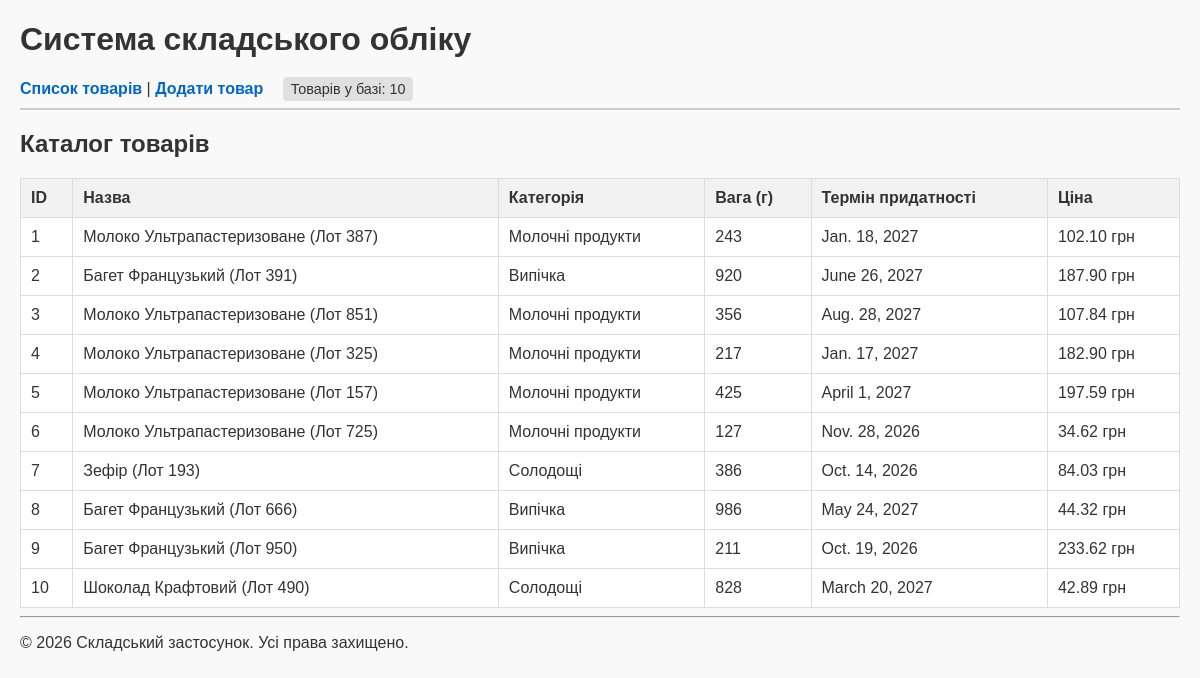
/products/, run on an earlier commit of the app's database.
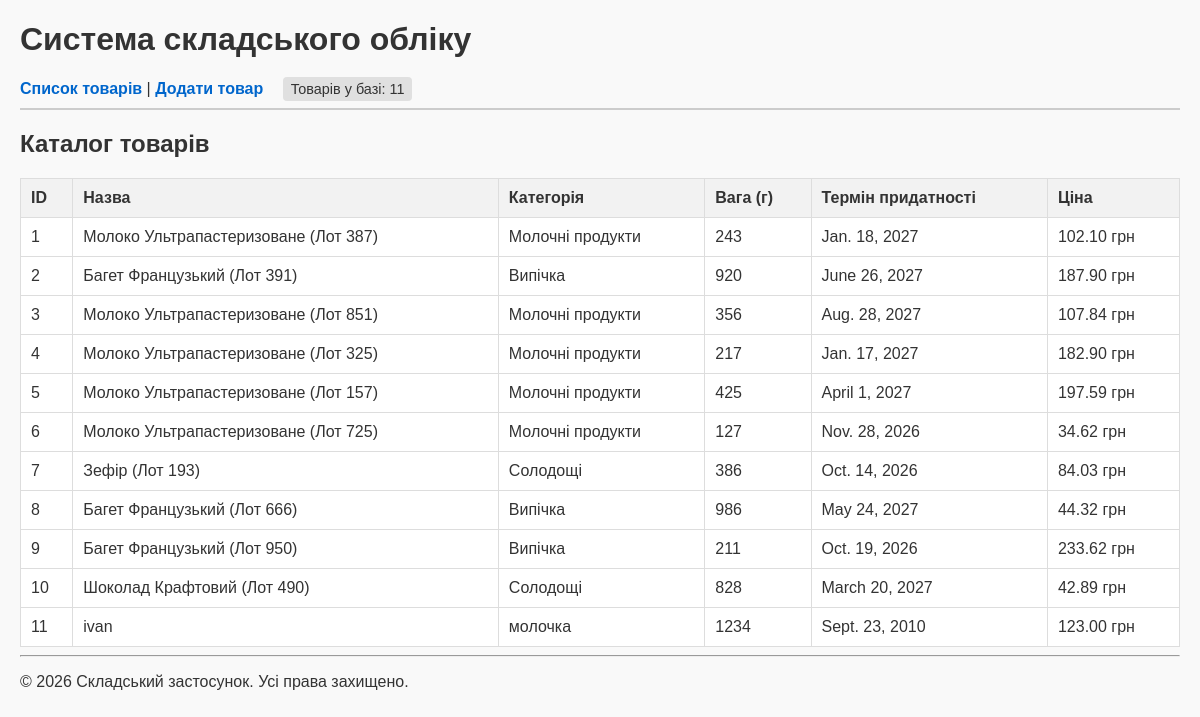
And on a later commit of the database.
### store/models.py (models this page shows, shortened)
class Product(models.Model):
    name = models.CharField(max_length=250, verbose_name="Назва")
    category = models.CharField(max_length=100, verbose_name="Категорія")
    weight_grams = models.PositiveIntegerField(verbose_name="Вага (г)")
    expiry_date = models.DateField(verbose_name="Термін придатності")
    price = models.DecimalField(max_digits=10, decimal_places=2, verbose_name="Ціна (грн)")

### store/views.py (the view)
# urls.py: path('products/', views.product_list, name='product_list'),
def product_list(request):
    products = Product.objects.all()
    return render(request, 'store/products.html', {'products': products})

### store/templatetags/store_extras.py (called while the page is built)
@register.filter(name='uah')
def uah(value):
    try:
        return f"{float(value):.2f} грн"
    except (ValueError, TypeError):
        return value

@register.simple_tag
def product_count():
    return Product.objects.count()

### store/templates/store/products.html (shortened to what this page needs)
{% extends "base.html" %}
{% load store_extras %}
{% block content %}
<h2>Каталог товарів</h2>
<table class="products-table">
    <thead>
        <tr>
            <th>ID</th>
            <th>Назва</th>
            <th>Категорія</th>
            <th>Вага (г)</th>
            <th>Термін придатності</th>
            <th>Ціна</th>
        </tr>
    </thead>
    <tbody>
        {% for product in products %}
            <tr>
                <td>{{ product.id }}</td>
                <td>{{ product.name }}</td>
                <td>{{ product.category }}</td>
                <td>{{ product.weight_grams }}</td>
                <td>{{ product.expiry_date }}</td>
                <td>{{ product.price|uah }}</td>
            </tr>
        {% empty %}
            <tr>
                <td colspan="6" class="empty-msg">Товарів немає у базі даних.</td>
            </tr>
        {% endfor %}
    </tbody>
</table>
{% endblock %}

### templates/base.html (shortened to what this page needs)
<!DOCTYPE html>
{% load static %}
<html lang="uk">
<head>
    <link rel="stylesheet" href="{% static 'store/css/style.css' %}">
</head>
<body>
    <header>
        <h1>Система складського обліку</h1>
        {% include "partials/menu.html" %}
    </header>
    <main>
        {% block content %}
        {% endblock %}
    </main>
    <footer>
        <hr>
        <p>&copy; 2026 Складський застосунок. Усі права захищено.</p>
    </footer>
</body>
</html>

### templates/partials/menu.html
{% load store_extras %}
<nav class="main-nav">
    <a href="{% url 'product_list' %}">Список товарів</a> |
    <a href="{% url 'product_add' %}">Додати товар</a>
    <span class="product-badge">
        Товарів у базі: {% product_count %}
    </span>
</nav>

### store/static/store/css/style.css (style rules this page uses)
body { font-family: Arial, sans-serif; margin: 20px; background-color: #f9f9f9; color: #333; }
header { border-bottom: 2px solid #ccc; padding-bottom: 10px; margin-bottom: 20px; }
.main-nav a { text-decoration: none; color: #0066cc; font-weight: bold; }
.product-badge { margin-left: 15px; background-color: #e0e0e0; padding: 4px 8px; border-radius: 4px; font-size: 0.9em; }
.products-table { width: 100%; border-collapse: collapse; margin-top: 15px; background: #fff; }
.products-table th, .products-table td { border: 1px solid #ddd; padding: 10px; text-align: left; }
.products-table th { background-color: #f2f2f2; }

What changed in the data, as far as the page shows it:
added Product: id "11", name "ivan", category "молочка", weight_grams "1234", expiry_date "Sept. 23, 2010", price|uah "123.00 грн"
Also different on the page:
text no longer shown: "10"
text now shown: "11"
